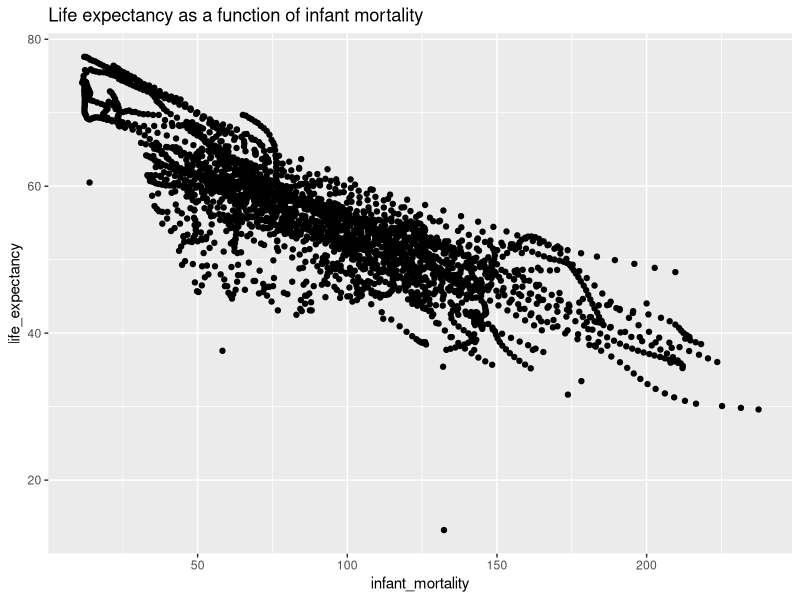
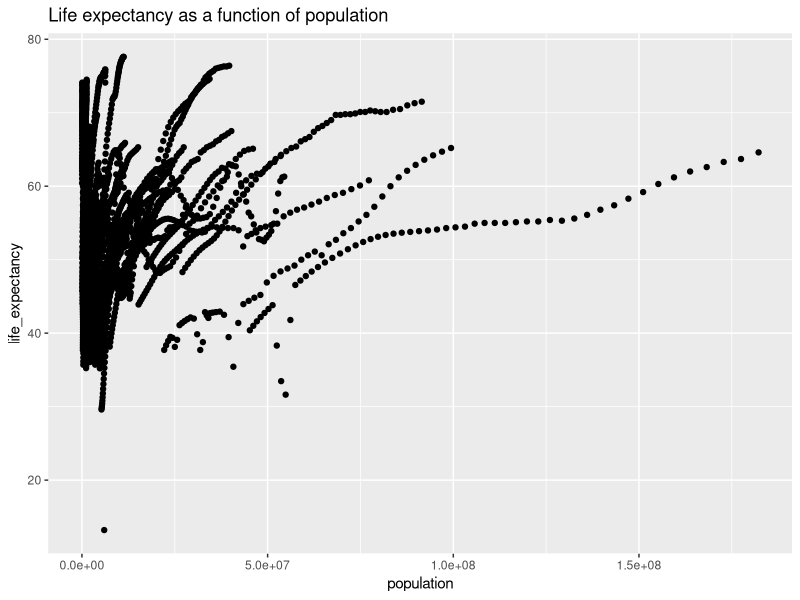
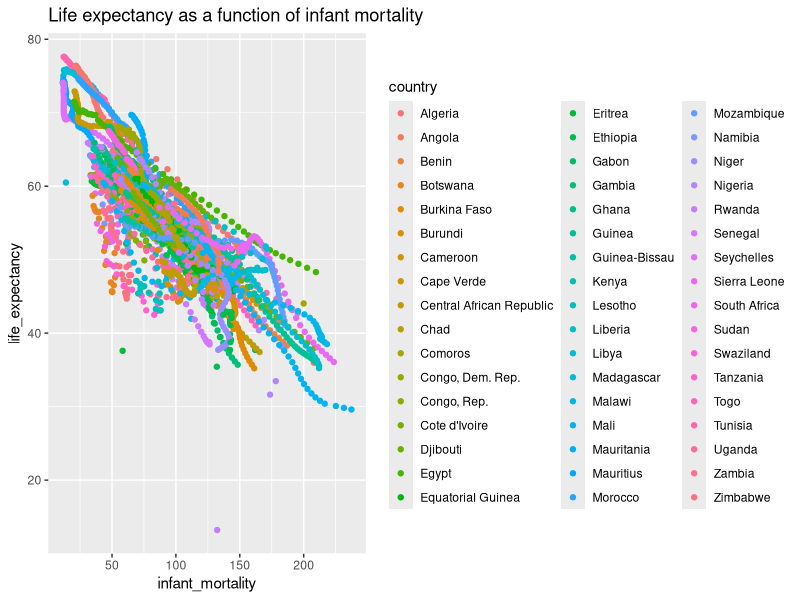
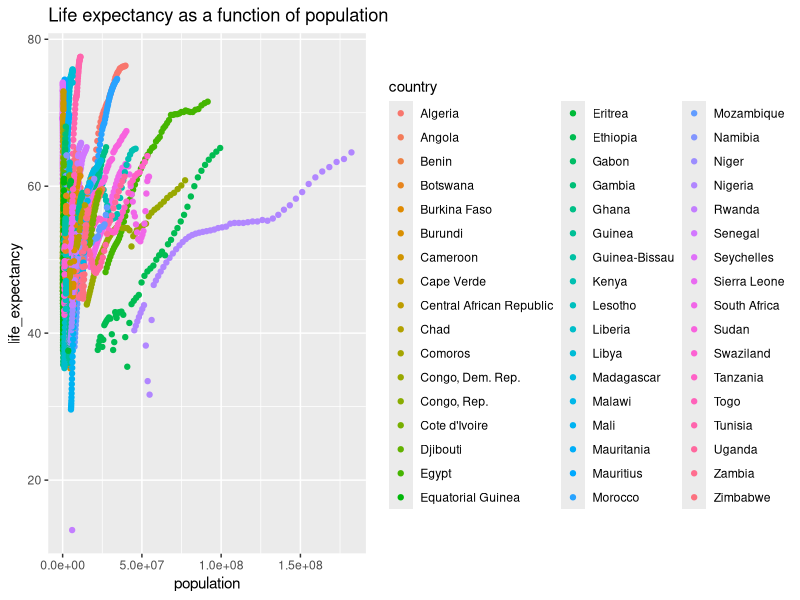
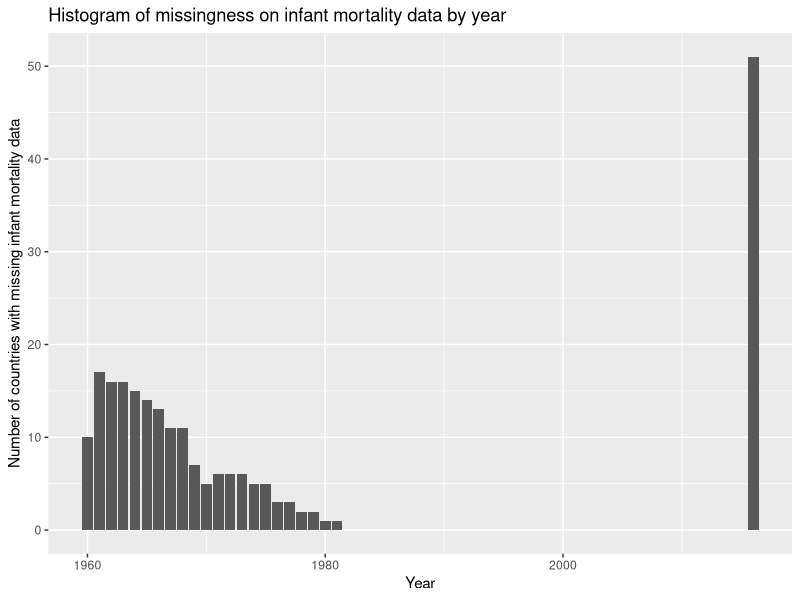
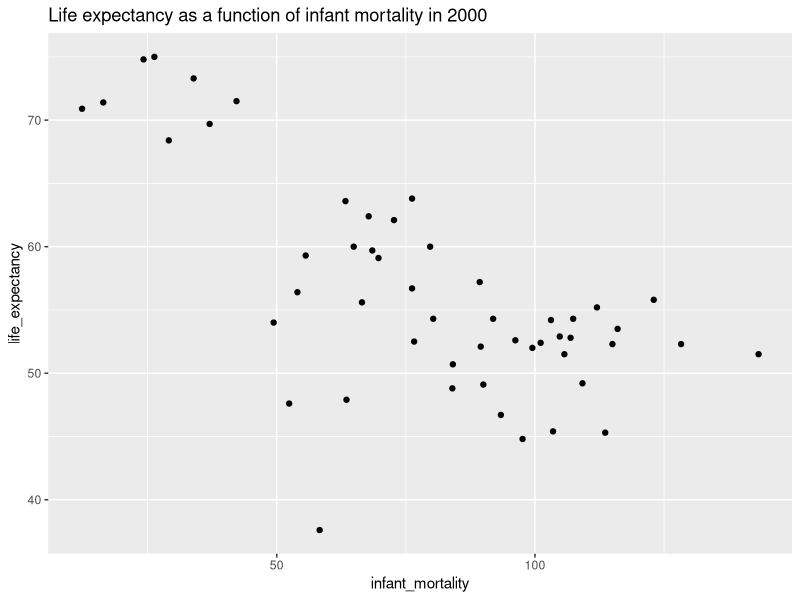
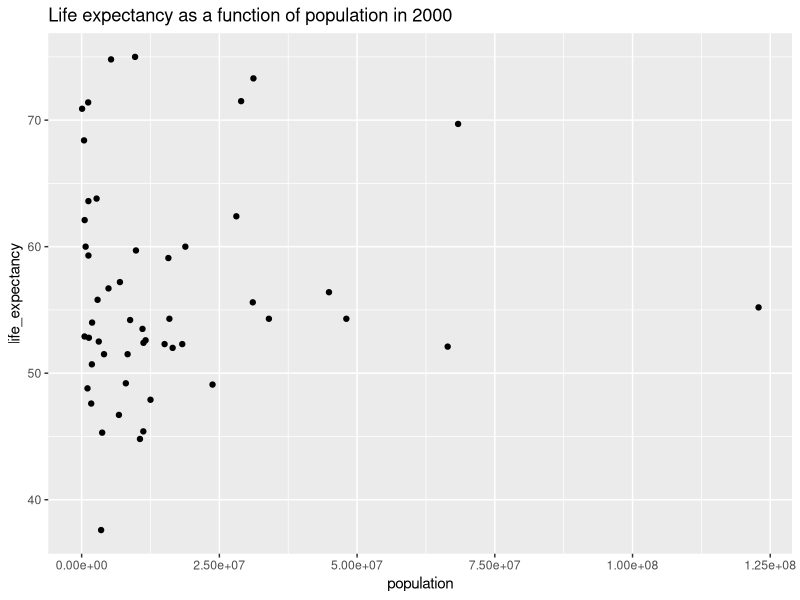

The R source for these figures, in order:
## ---- chunk 1
# Setting up all libraries needed for the script
library(tidyverse)

# loading dslabs package to access Gapminder data
library(dslabs)

## ---- chunk 2
#Produce help file for Gapminder data
help(gapminder)

#Look at structure and summary of Gapminder data
str(gapminder)
summary(gapminder)

#Determining the object type of the data
class(gapminder)
## ---- chunk 3
#Restricting data to African countries

#Checking what continents are included in the dataset
table(gapminder$continent)
#Restricting to rows where continent is Africa
africadata <- gapminder %>% filter(continent == 'Africa')
#Checking structure and summary of Africa dataset
str(africadata)
summary(africadata)
## ---- chunk 4
#Creating object 1 with 'infant_mortality' and 'life_expectancy'
obj1 <- africadata %>% select(c(infant_mortality, life_expectancy))
#checking summary and structure of obj1
str(obj1)
summary(obj1)

#Creating object 2 with 'population' and 'life_expectancy'
obj2 <- africadata %>% select(c(population, life_expectancy))
#checking summary and structure of obj2
str(obj2)
summary(obj2)
## ---- chunk 5
#Plotting life expectancy as a function of infant mortality
ggplot(data=obj1, aes(x = infant_mortality, y = life_expectancy)) + geom_point() + 
  labs(title = "Life expectancy as a function of infant mortality")

#Plotting life expectancy as a function of population
ggplot(data=obj2, aes(x = population, y = life_expectancy)) + geom_point() + 
  labs(title = "Life expectancy as a function of population")

## ---- chunk 6
#Checking effect of country on plots above by rerunning the graphs using color to represent country.

#Plotting life expectancy as a function of infant mortality
ggplot(data=africadata, aes(x = infant_mortality, y = life_expectancy)) + 
  geom_point(aes(color = country)) + 
  labs(title = "Life expectancy as a function of infant mortality")

#Plotting life expectancy as a function of population
ggplot(data=africadata, aes(x = population, y = life_expectancy)) + 
  geom_point(aes(color = country)) + 
  labs(title = "Life expectancy as a function of population")

## ---- chunk 7
#To determine the number of infant mortality data points by year, I filtered the africadata to restrict to only rows with missing infant mortality, grouped by year, and counted the number of rows in each year using n() within the summarize statement

incomp_year <- africadata %>% 
  filter(is.na(infant_mortality)) %>%
  group_by(year) %>%
  summarize(n = n()) 
incomp_year

#Plot of missingness in infant mortality by year
ggplot(incomp_year, aes(x=year, y=n)) + geom_col() + labs(x="Year", y="Number of countries with missing infant mortality data", title="Histogram of missingness on infant mortality data by year")

#I also wanted to print the number of years with the most data. This follows the same process as above, but I restrict to rows with infant mortality data (i.e., where the value is not NA). And, I restrict the final dataset to years with the most rows of infant mortality data
comp_year <- africadata %>% 
  filter(!is.na(infant_mortality)) %>%
  group_by(year) %>%
  summarize(n = n()) %>%
  filter(n == max(n))
comp_year
## ---- chunk 8
#Restricting africadata to only data from the year 2000
yr2000 <- africadata %>%
  filter(year==2000)

#Checking structure and summary of yr2000 dataset
str(yr2000)
summary(yr2000)

## ---- chunk 9
#Plotting life expectancy as a function of infant mortality
ggplot(data=yr2000, aes(x = infant_mortality, y = life_expectancy)) + 
  geom_point() + 
  labs(title = "Life expectancy as a function of infant mortality in 2000")

#Plotting life expectancy as a function of population
ggplot(data=yr2000, aes(x = population, y = life_expectancy)) + 
  geom_point() + 
  labs(title = "Life expectancy as a function of population in 2000")
## ---- chunk 10
#Fitting first linear model with infant_mortality as a predictor of life expectancy
fit1 <- lm(life_expectancy ~ infant_mortality, data = yr2000)
#Getting model results
summary(fit1)

## ---- chunk 11
#Fitting second linear model with population as a predictor of life expectancy
fit2 <- lm(life_expectancy ~ population, data = yr2000)
#Getting model results
summary(fit2)
